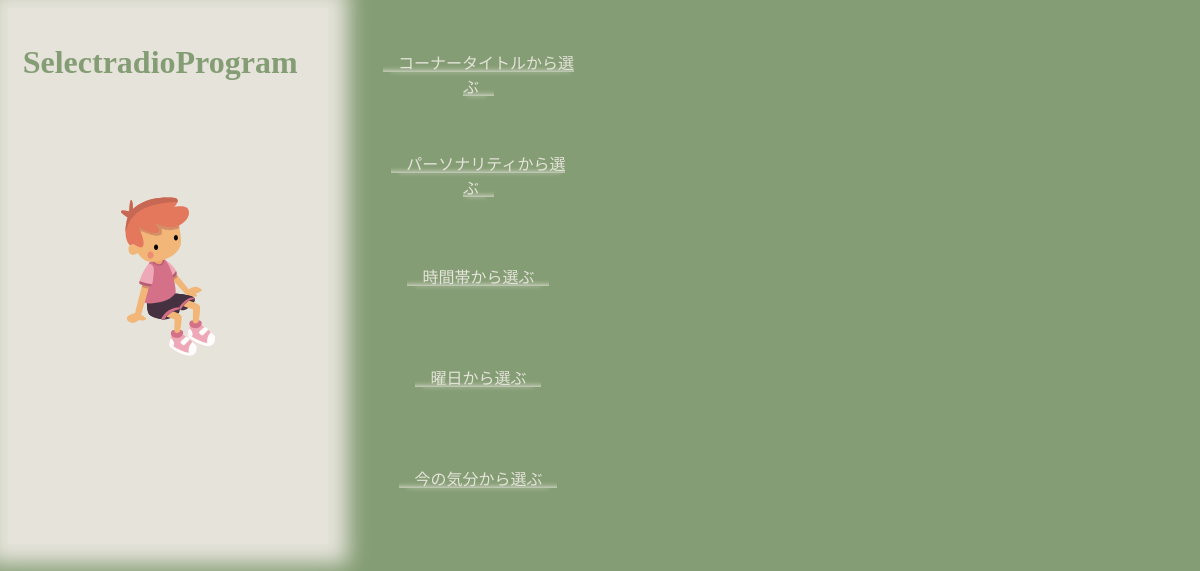
The page / on the database its author committed.
### selectradioproject/models.py (models this page shows, shortened)
class Question(models.Model):
    question_text = models.CharField(max_length = 200)
    pub_date = models.DateTimeField('date published')

### selectradioproject/views.py (the view)
# urls.py: path("", views.IndexView.as_view(), name="index"),
class IndexView(generic.ListView):
    template_name = "selectradioproject/index.html"
    context_object_name = "latest_question_list"
    def get_queryset(self):
        return Question.objects.filter(pub_date__lte = timezone.now()).order_by("-pub_date")[:5]

### selectradioproject/templates/selectradioproject/index.html (shortened to what this page needs)
{% load static %}
<!DOCTYPE html>
<html lang="ja">
  <head>
    <link
      rel="stylesheet"
      href="{% static 'selectradioproject/style.css'%}"
      type="text/css"
    />
    <link
      rel="stylesheet"
      href="{% static 'selectradioproject/style2.css' %}"
      type="text/css"
    />
  </head>
  <body>
    <div class="title">
      <h1 class="index">SelectradioProgram</h1>
      <img
        src="{% static 'selectradioproject/svg/redhair-svgrepo-com.svg'%}"
        alt="Red Hair SVG"
        id="redhair"
      />
    </div>
    {% if latest_question_list %}
    <ul>
      {% for question in latest_question_list %}
      <div class="question_box">
        <button class="question">
          <span class="crayon">
            <a href="{% url 'selectradioproject:detail' question.id %}"
              >{{ question.question_text }}</a
            >
          </span>
        </button>
        {% endfor %}
      </div>
    </ul>
    {% else %}
    <p>No selectradioproject available</p>
    {% endif %}
  </body>
</html>

### selectradioproject/static/selectradioproject/style.css (style rules this page uses)
body { background-color: #849d74; display: flex; }
h1 { color: #849d74; padding: 2rex; }
a { color: #e5e3da; text-decoration: none; padding: 15px; }
button { background-color: #849d74; }
.title { justify-content: center; background-color: #e5e3da; box-shadow: 0px 0px 20px 20px #e5e3da; }

### selectradioproject/static/selectradioproject/style2.css (style rules this page uses)
.question_box { display: flex; flex-direction: column; flex-wrap: wrap; justify-content: center; }
.crayon { box-shadow: 0px -6px 5px -5px #e5e3da inset, 0px 8px 4px -8px #e5e3da; }
button.question { border: none; height: 8vw; width: 18vw; font-size: medium; margin: 0.2vw; }
#redhair { height: 10rem; margin: 5rem; }

### rows shown on the page
Question: question_text "コーナータイトルから選ぶ"
Question: question_text "パーソナリティから選ぶ"
Question: question_text "時間帯から選ぶ"
Question: question_text "曜日から選ぶ"
Question: question_text "今の気分から選ぶ"
